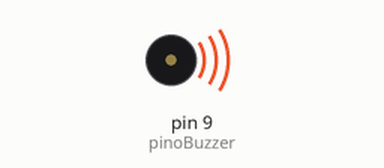
The sketch below on a simulated Arduino Uno, built with avr-gcc and run on an emulated ATmega328P. Parts: buzzer (waves = sounding).

Above: at 0.55 s.
At 4.7 s:
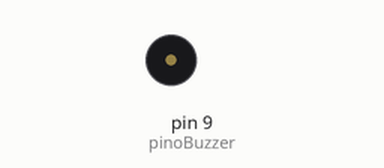
Timing chart, 0 to 7.4 s (numbered marks = the images above):
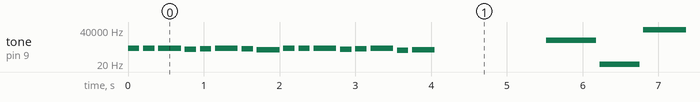

Measured:
- by itself, tone on pin 9 (pinoBuzzer): plays 659 Hz for 0.15 s, 659 Hz for 0.15 s, 659 Hz for 0.30 s, 523 Hz for 0.15 s, 587 Hz for 0.15 s, 659 Hz for 0.30 s … (236 notes in this stretch)

The sketch:

Experimento_X.ino
```cpp
/*
  Código para tocar uma música usando um buzzer passivo no Arduino.

  - O buzzer é conectado a um pino PWM e emite sons de diferentes frequências.
  - A melodia é armazenada em arrays de notas e durações.
  - A função tone() gera os sons e noTone() interrompe antes da próxima nota.
  - O loop toca a música e a repete após um intervalo.
*/

// Definição do pino do buzzer
const int pinoBuzzer = 9;

// Definição das notas musicais (frequências em Hz)

#define NOTE_E4  330
#define NOTE_G4  392
#define NOTE_A4  440
#define NOTE_B4  494
#define NOTE_C5  523
#define NOTE_D5  587
#define NOTE_E5  659
#define NOTE_G5  784
#define NOTE_A5  880

// Refrão da música (notas e durações)
int melodia[] = { NOTE_E5, NOTE_E5, NOTE_E5, NOTE_C5, NOTE_D5, NOTE_E5, NOTE_D5, NOTE_B4,
                  NOTE_E5, NOTE_E5, NOTE_E5, NOTE_C5, NOTE_D5, NOTE_E5, NOTE_A4, NOTE_B4 };

int duracoes[] = { 150, 150, 300, 150, 150, 300, 150, 300,
                   150, 150, 300, 150, 150, 300, 150, 300 };

void setup() {
  pinMode(pinoBuzzer, OUTPUT);
}

void loop() {
  for (int i = 0; i < 24; i++) {
    tone(pinoBuzzer, melodia[i]); // Toca a nota
    delay(duracoes[i]);           // Mantém a duração
    noTone(pinoBuzzer);           // Para o som antes da próxima nota
    delay(50);                    // Pequena pausa entre as notas
  }

  delay(2000); // Pausa antes de repetir a música
}
```
